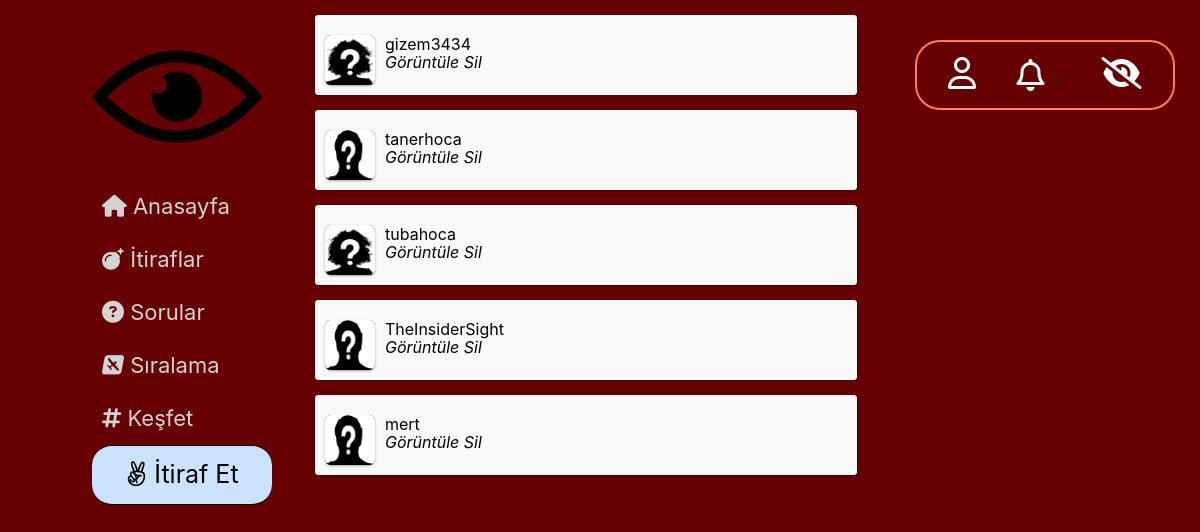
The page /kullanicilar-admin/ on the database its author committed.
### website/models.py (models this page shows, shortened)
class UserProfile(models.Model):
    GENDER = (
        ('E', 'Erkek'),
        ('K', 'Kadın'),
    )
    FACULTY = (
        ('Mühendislik', 'Mühendislik'),
        ('Mimarlık', 'Mimarlık'),
        ('Fen-Edebiyat', 'Fen-Edebiyat'),
        ('İktisadi-İdari', 'İktisadi-İdari'),
        ('Güzel Sanatlar', 'Güzel Sanatlar')
    )
    gender = models.CharField(max_length=1, choices=GENDER)
    faculty = models.CharField(max_length=20, choices=FACULTY)
    birthdate = models.DateField()
    createdat = models.DateField()
    following = models.ManyToManyField('self', symmetrical=False, through='Follower_List')
    postCount = models.IntegerField(blank=True, null=True)
    point = models.IntegerField(default=0)
    user = models.ForeignKey(User, on_delete=models.CASCADE)
    def get_profile_url(self):
        return f"/profil/{self.pk}/"
    def get_delete_user_url(self):
        return f"/sil/{self.pk}/"

### website/views.py (the view)
# urls.py: path('kullanicilar-admin/', views.admin_user, name='adminkullanicilar'),
def admin_user(request):
    user_list = UserProfile.objects.all()
    context = {'user_list': user_list
               }
    return render(request, 'admin/takipçiler admin.html', context)

### website/views.py (called while the page is built, shortened)
def getNotifications(request):
    if request.user.is_anonymous:
        return {}

### templates/admin/takipçiler admin.html (shortened to what this page needs)
{% extends 'base.html' %}
{% block head %}
    {% load static %}
{% endblock %}
{% block content %}
<div id="main-window">
        {% for user in user_list reversed%}
                <div class="post">
                    <div class="user">
                        <div class="user-img">{% ifequal user.gender 'E' %}
              <img src="{% static 'media/erkek.png' %}" alt="profil resmi">
          {% endifequal %}
      {% ifequal user.gender 'K' %}
              <img src="{% static 'media/kadın.jpg' %}" alt="profil resmi">
          {% endifequal %}</div>
                        <div class="user-info">
                            <div class="user-name" style="color: black">{{ user.user.username }} </div>
                            <div class="user-menu">
                           <a href="{{ user.get_profile_url }}" style="color: black"><i>Görüntüle</i></a>
                           <a href="{{user.get_delete_user_url}}" style="color: black" ><i>Sil</i></a>
                           </div>
                        </div>
                    </div>
        </div>
      {% endfor %}
    </div>
{% endblock %}

### website/static/css/main.css (style rules this page uses)
#main-window { position: relative; left: 0; right: 0; width: 95%; }
.post { margin: 15px auto 10px; width: 100%; background: #fff; border-radius: 4px; box-shadow: 0 1px 3px rgba(0, 0, 0, 0.12), 0 1px 2px rgba(0, 0, 0, 0.24); transition: all 0.2s ease-in-out; overflow: hidden; }
.post .user { padding: 10px; position: relative; background: #f9f9f9; overflow: hidden; }
.post .user .user-img { margin-top: 10px; margin-right: 10px; width: 50px; height: 50px; float: left; border-radius: 6px; background: #444; box-shadow: 0 1px 3px rgba(0, 0, 0, 0.12), 0 1px 2px rgba(0, 0, 0, 0.24); overflow: hidden; }
.post .user .user-img img { position: relative; width: 100%; height: 100%; }
.post .user .user-info { padding-top: 10px; margin-right: 10px; width: calc(100% - 190px); height: 45px; line-height: 18px; float: left; color: #98d; }

### rows shown on the page
UserProfile: user.username "gizem3434"
UserProfile: user.username "tanerhoca"
UserProfile: user.username "tubahoca"
UserProfile: user.username "TheInsiderSight"
UserProfile: user.username "mert"
